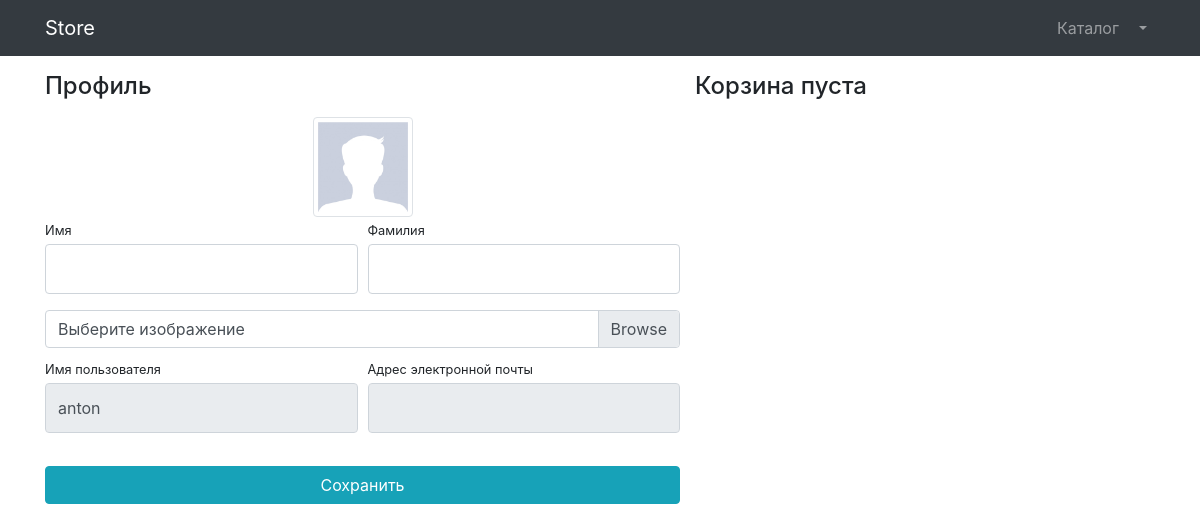
/users/profile/ (signed in), run on an earlier commit of the app's database.
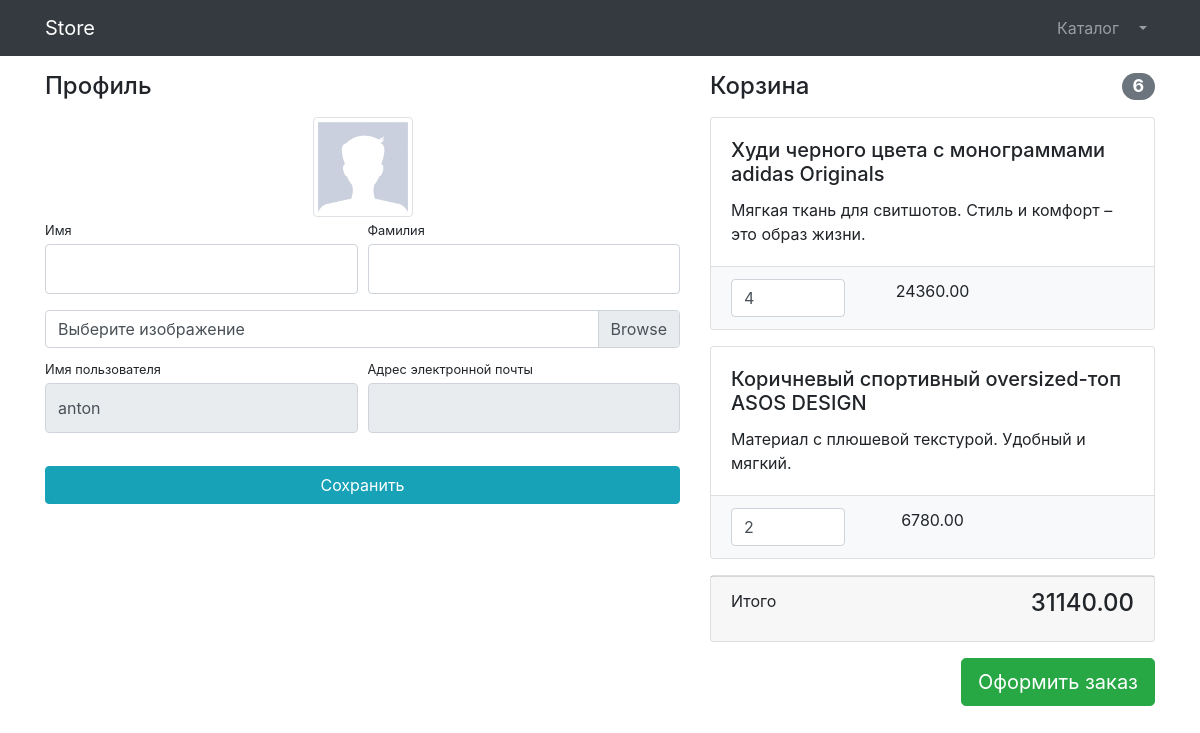
And on a later commit of the database.
### users/models.py (models this page shows)
class User(AbstractUser):
    image = models.ImageField(upload_to='users_images', null=True, blank=True)

### products/models.py (models this page shows, shortened)
class Basket(models.Model):
    user = models.ForeignKey(to=User, on_delete=models.CASCADE)
    product = models.ForeignKey(to=Product, on_delete=models.CASCADE)
    quantity = models.PositiveSmallIntegerField()
    created_timestamp = models.DateTimeField(auto_now_add=True)
    objects = BasketQuerySet.as_manager()
    def sum(self):
        return self.quantity * self.product.price

class Product(models.Model):
    name = models.CharField(max_length=256, unique=True)
    description = models.TextField()
    price = models.DecimalField(max_digits=8, decimal_places=2)
    quantity = models.PositiveIntegerField(default=0)
    image = models.ImageField(upload_to='Products_images')
    category = models.ForeignKey(to=ProductCategory, on_delete=models.CASCADE)
    slug = models.CharField(max_length=256)

### users/views.py (the view)
# urls.py: path('profile/', profile, name='profile'),
@login_required
def profile(request):
    if request.method == 'POST':
        form = UserProfileForm(instance=request.user, data=request.POST, files=request.FILES)
        if form.is_valid():
            form.save()
            return HttpResponseRedirect(reverse('users:profile'))
    else:
        form = UserProfileForm(instance=request.user)
    context = {'title': 'Профиль',
               'form': form,
               'baskets': Basket.objects.filter(user=request.user),
    }
    return render(request, 'users/profile.html', context)

### users/forms.py
class UserProfileForm(UserChangeForm):
    first_name = forms.CharField(widget=forms.TextInput(attrs={'class': "form-control py-4", }))
    last_name = forms.CharField(widget=forms.TextInput(attrs={'class': "form-control py-4", }))
    image = forms.ImageField(widget=forms.FileInput(attrs={'class': "custom-file-input", }), required=False)
    username = forms.CharField(widget=forms.TextInput(attrs={'class': "form-control py-4", 'readonly': True,}))
    email = forms.CharField(widget=forms.TextInput(attrs={'class': "form-control py-4", 'readonly': True, }))
    class Meta:
        model = User
        fields = ('first_name', 'last_name', 'image', 'username', 'email')

### products/models.py (called while the page is built)
    def total_sum(self):
        return sum(basket.sum() for basket in self)

    def total_quantity(self):
        return sum(basket.quantity for basket in self)

### users/templates/users/profile.html (shortened to what this page needs)
{% extends 'products/base.html' %}
{% load static %}
{% block css %}
    <link href="{% static 'vendor/css/products.css' %}" rel="stylesheet">
{% endblock %}
{% block content %}
    <div class="container">
    <div class="row">
        <div class="col-lg-7">
            <h4 class="mt-3 mb-3">Профиль</h4>
            <div class="col-lg-12 text-center">
                <img width="100" height="100"
                    src="{% if user.image %} {{ user.image.url }} {% else %} {% static 'vendor/img/users/default_avatar.jpg'%} {% endif %}"
                     class="img-thumbnail">
            </div>
            <form action="{% url 'users:profile' %}" method="post" enctype="multipart/form-data">
                <div class="form-row">
                    <div class="col-lg-6">
                        <div class="form-group">
                            <label class="small mb-1" for="{{form.first_name.id_for_label}}">Имя</label>
                            {{ form.first_name }}
                        </div>
                    </div>
                    <div class="col-lg-6">
                        <div class="form-group">
                            <label class="small mb-1" for="{{form.last_name.id_for_label}}">Фамилия</label>
                            {{ form.last_name }}
                        </div>
                    </div>
                </div>
                <div class="form-row mb-2">
                    <div class="col-lg-12">
                        <div class="custom-file">
                            <label class="custom-file-label" for="{{form.image.id_for_label}}">Выберите изображение</label>
                        </div>
                    </div>
                </div>
                <div class="form-row">
                    <div class="col-lg-6">
                        <label class="small mb-1" for="{{form.username.id_for_label}}">Имя пользователя</label>
                        {{ form.username }}
                    </div>
                    <div class="col-lg-6">
                        <label class="small mb-1" for="{{form.email.id_for_label}}">Адрес электронной почты</label>
                        {{ form.email }}
                    </div>
                </div>
                <div class="form-row">
                    <div class="col-lg-12" style="margin-top: 33px;">
                        <input class="btn btn-info btn-block" type="submit" value="Сохранить">
                    </div>
                </div>
            </form>
        </div>
            {% include 'users/baskets.html' %}
    </div>
</div>
{% endblock %}

### products/templates/products/base.html (shortened to what this page needs)
{% load static %}
<!DOCTYPE html>
<html lang="en">
<head>
    <link href= "{% static 'vendor/bootstrap/css/bootstrap.min.css' %}" rel="stylesheet">
{% block css %} {% endblock %}
</head>
<body>
<nav class="navbar navbar-expand-lg navbar-dark bg-dark fixed-top">
    <div class="container">
        <a class="navbar-brand" href="{% url 'index' %}">Store</a>
        <div class="collapse navbar-collapse" id="navbarResponsive">
            <ul class="navbar-nav ml-auto">
                <li class="nav-item">
                    <a class="nav-link" href="{% url 'products:index' %}">Каталог  </a>
                </li>
                {% if user.is_authenticated %}
                    <li class="nav-item dropdown">
                        <a class="nav-link dropdown-toggle" href="#" id="navbarDropdown" role="button"
                           data-bs-toggle="dropdown" aria-expanded="false">
                        </a>
                    </li>
                {% else %}
                    <li class="nav-item">
                        <a class="nav-link" href="{% url 'users:login' %}">Войти <i class="fas fa-sign-in-alt"></i></a>
                    </li>
                {% endif %}
            </ul>
        </div>
    </div>
</nav>
{% block content %} {% endblock %}
</body>
</html>

### users/templates/users/baskets.html (shortened to what this page needs)
{% if baskets %}
    <div class="col-lg-5">
            <h4 class="mt-3 mb-3 d-flex justify-content-between align-items-center mb-3">
                Корзина <span class="badge badge-secondary badge-pill">{{ baskets.total_quantity }}</span>
            </h4>
                {% for basket in baskets%}
                    <div class="card mb-3">
                    <div class="card-body">
                        <h5 class="card-title">{{ basket.product.name }} </h5>
                        <p class="card-text">{{ basket.product.description }} </p>
                    </div>
                    <ul class="list-group list-group-flush">
                        <li class="list-group-item bg-light">
                            <div class="row text-center">
                                <div class="col-lg-4">
                                    <input name="basketID" type="number" class="form-control"
                                           value="{{ basket.quantity }}" min="0">
                                </div>
                                <div class="col-lg-4">{{ basket.sum }}</div>
                                <div class="col-lg-4">
                                </div>
                            </div>
                        </li>
                    </ul>
                </div>
                {% endfor %}
            <div class="card mb-3">
                <div class="card-footer">
                    <p class="float-left">Итого</p>
                    <h4 class="float-right">{{ baskets.total_sum }}</h4>
                </div>
            </div>
            <a class="btn btn-success btn-lg float-right" href="../orders/order-create.html">
                Оформить заказ
            </a>
    </div>
{% else %}
    <h4 class="mt-3 mb-3 text-center">
        Корзина пуста
    </h4>
{% endif %}

What changed in the data, as far as the page shows it:
added Basket: total_quantity "6", product.name "Худи черного цвета с монограммами adidas Originals", product.description "Мягкая ткань для свитшотов. Стиль и комфорт – это образ жизни.", basketID "4", sum "24360.00", total_sum "31140.00"
added Basket: product.name "Коричневый спортивный oversized-топ ASOS DESIGN", product.description "Материал с плюшевой текстурой. Удобный и мягкий.", basketID "2", sum "6780.00"
Also different on the page:
text no longer shown: "Корзина пуста"
text now shown: "Корзина Итого Оформить заказ"
